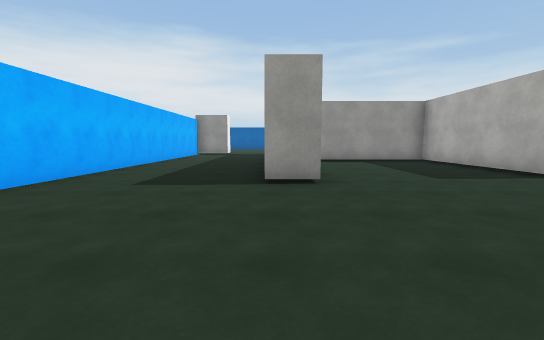
view 1 (above)

17 first-person views from a walk through a 3-D level made in the Unity game engine. The camera is 1.3 m above the floor, tilts 6° down and sees 90° across. The floor is counted in squares, 2 m on a side. Each view is taken from the middle of a square. On the plan, view 1 faces up. The plan holds only what a view shows up to about 9 squares ahead; the rest is blank. The place goes on beyond the plan. The player character is not drawn. Surface patterns are stand-ins for the level's own textures.

view 2
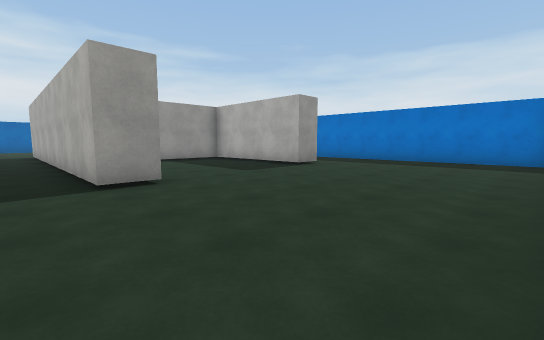

view 3
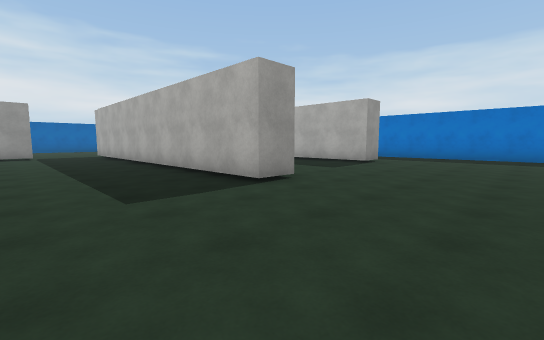

view 4
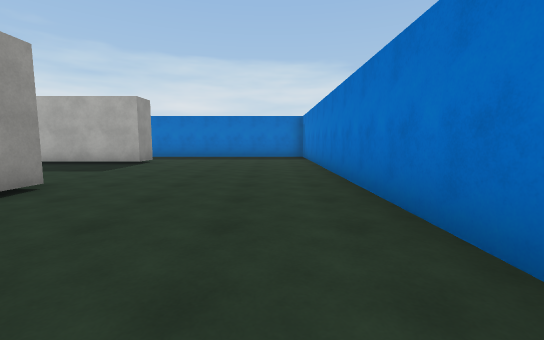

view 5
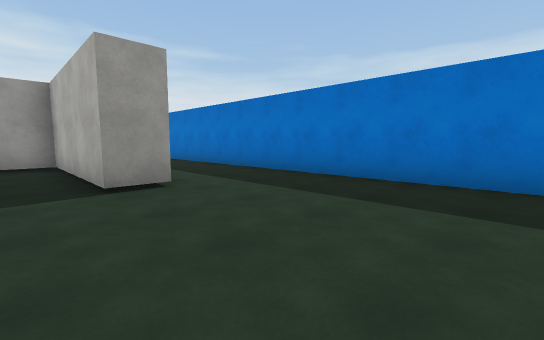

view 6
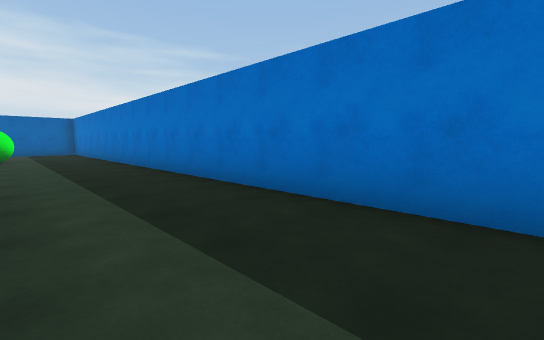

view 7
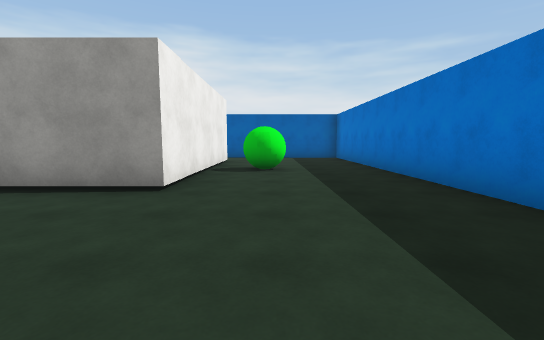

view 8
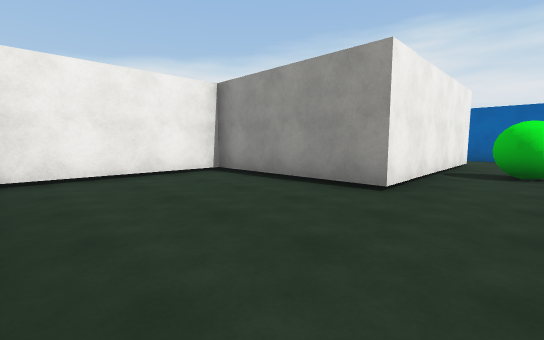

view 9
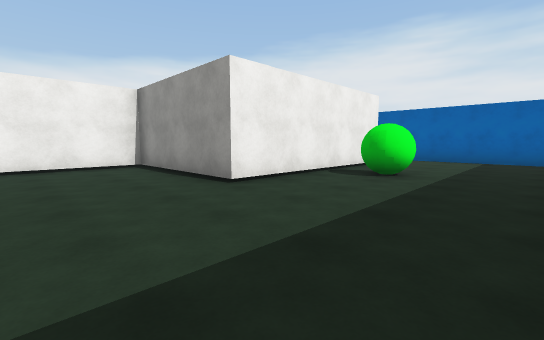

view 10
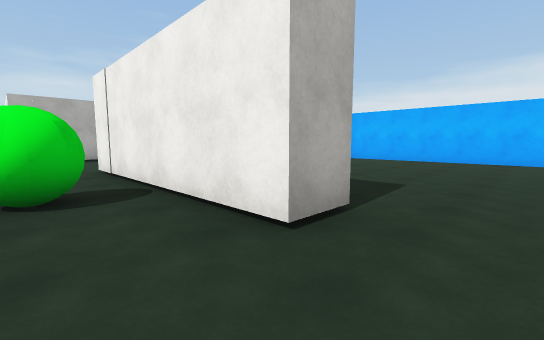

view 11
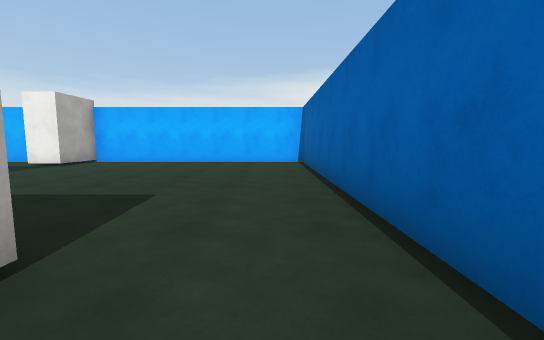

view 12
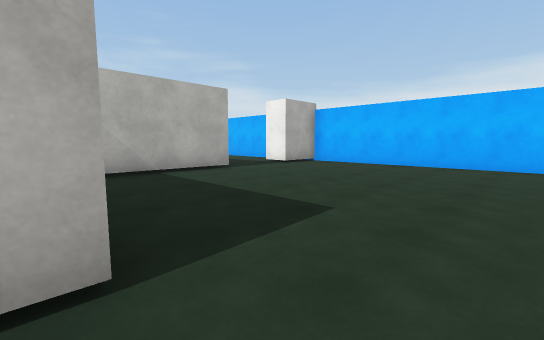

view 13
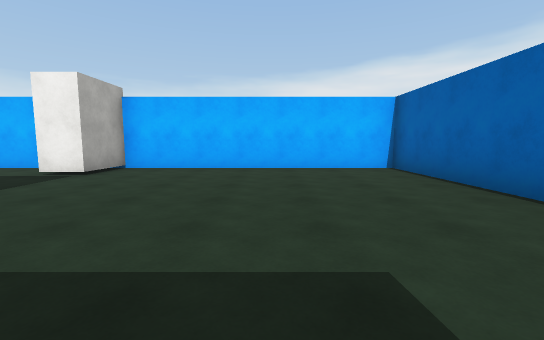

view 14
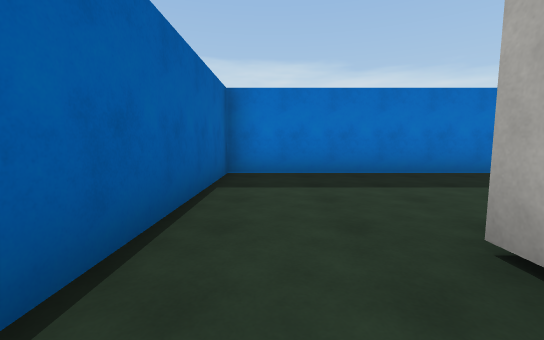

view 15
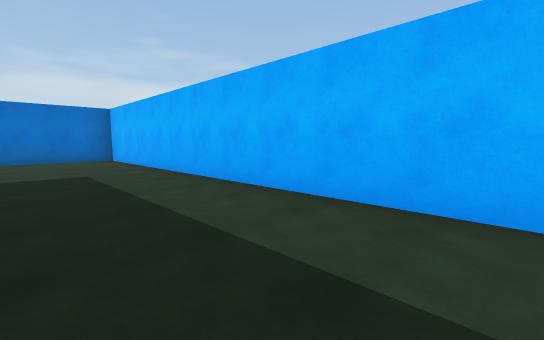

view 16
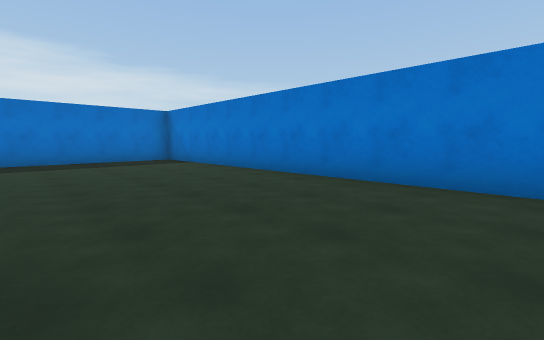

view 17
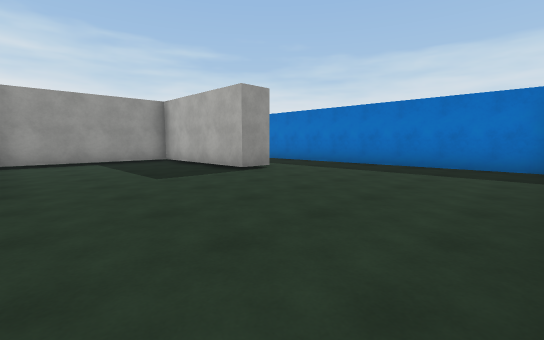

### Floor plan
Points are (right, up) in squares from view 1. A wall is a line through its corners. A room is listed if a view was taken in it or the views show most of it. See-through windows are left out.
Room 1 (views 1, 2, 3, 4, 5, 6, 7, 8, 9, 10, 11, 15, 16, 17)
walls: (3.6, 9.7) (4.2, 9.7); (5.9, 4.8) (4.9, 4.8) (4.9, 8.8) (0.9, 8.8); (0.9, 4.2) (-0.1, 4.2) (-0.1, 11.9); (-3.7, 12.2) (-3.7, -0.3) (7.5, -0.3); (-2.2, 14.4) (-2.2, 13.5); (8.6, -0.1) (8.6, 20.9) (4.4, 20.9); (4.6, 18.7) (4.6, 13.5) (0.8, 13.5) (0.8, 9.9)
ways out: opening at (-1.5, 15) to room 2; opening at (4, 19.5) to room 2
objects: ball (6, 16)
Room 2 (views 12, 13, 14)
walls: (-0.1, 14.4) (2.8, 14.4); (3.6, 18.7) (4.6, 18.7); (4.4, 20.9) (-3.7, 21) (-3.7, 14.4) (-2.2, 14.4)
ways out: opening at (-1.5, 15) to room 1; opening at (4, 19.5) to room 1

Where each view was taken, in squares from view 1:
view 1: 0 up, 0 right, facing up
view 2: 0 up, 1 left, facing up-right
view 3: 1 up, 3 left, facing up-right
view 4: 1 up, 3 left, facing right
view 5: 1 up, 4 right, facing up-right
view 6: 5 up, 6 right, facing up-right
view 7: 10 up, 6 right, facing up
view 8: 10 up, 6 right, facing up-left
view 9: 11 up, 8 right, facing up-left
view 10: 20 up, 6 right, facing down-left
view 11: 20 up, 5 right, facing left
view 12: 20 up, 4 right, facing down-left
view 13: 18 up, 3 right, facing left
view 14: 20 up, 3 right, facing right
view 15: 10 up, 1 left, facing down-left
view 16: 4 up, 1 left, facing down-right
view 17: 0 up, 1 right, facing up-right
